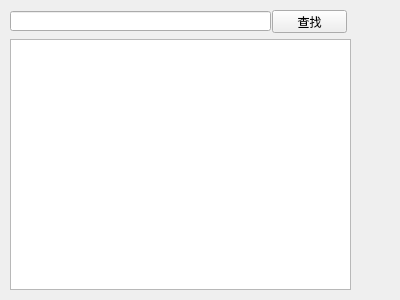
<?xml version="1.0" encoding="UTF-8"?>
<ui version="4.0">
 <class>Form</class>
 <widget class="QWidget" name="Form">
  <property name="geometry">
   <rect>
    <x>0</x>
    <y>0</y>
    <width>400</width>
    <height>300</height>
   </rect>
  </property>
  <property name="windowTitle">
   <string>Form</string>
  </property>
  <widget class="QLineEdit" name="lineEdit">
   <property name="geometry">
    <rect>
     <x>10</x>
     <y>11</y>
     <width>261</width>
     <height>20</height>
    </rect>
   </property>
  </widget>
  <widget class="QPushButton" name="pushButton">
   <property name="geometry">
    <rect>
     <x>272</x>
     <y>10</y>
     <width>75</width>
     <height>23</height>
    </rect>
   </property>
   <property name="text">
    <string>查找</string>
   </property>
  </widget>
  <widget class="QTextEdit" name="textEdit">
   <property name="geometry">
    <rect>
     <x>10</x>
     <y>39</y>
     <width>341</width>
     <height>251</height>
    </rect>
   </property>
  </widget>
 </widget>
 <resources/>
 <connections/>
</ui>
